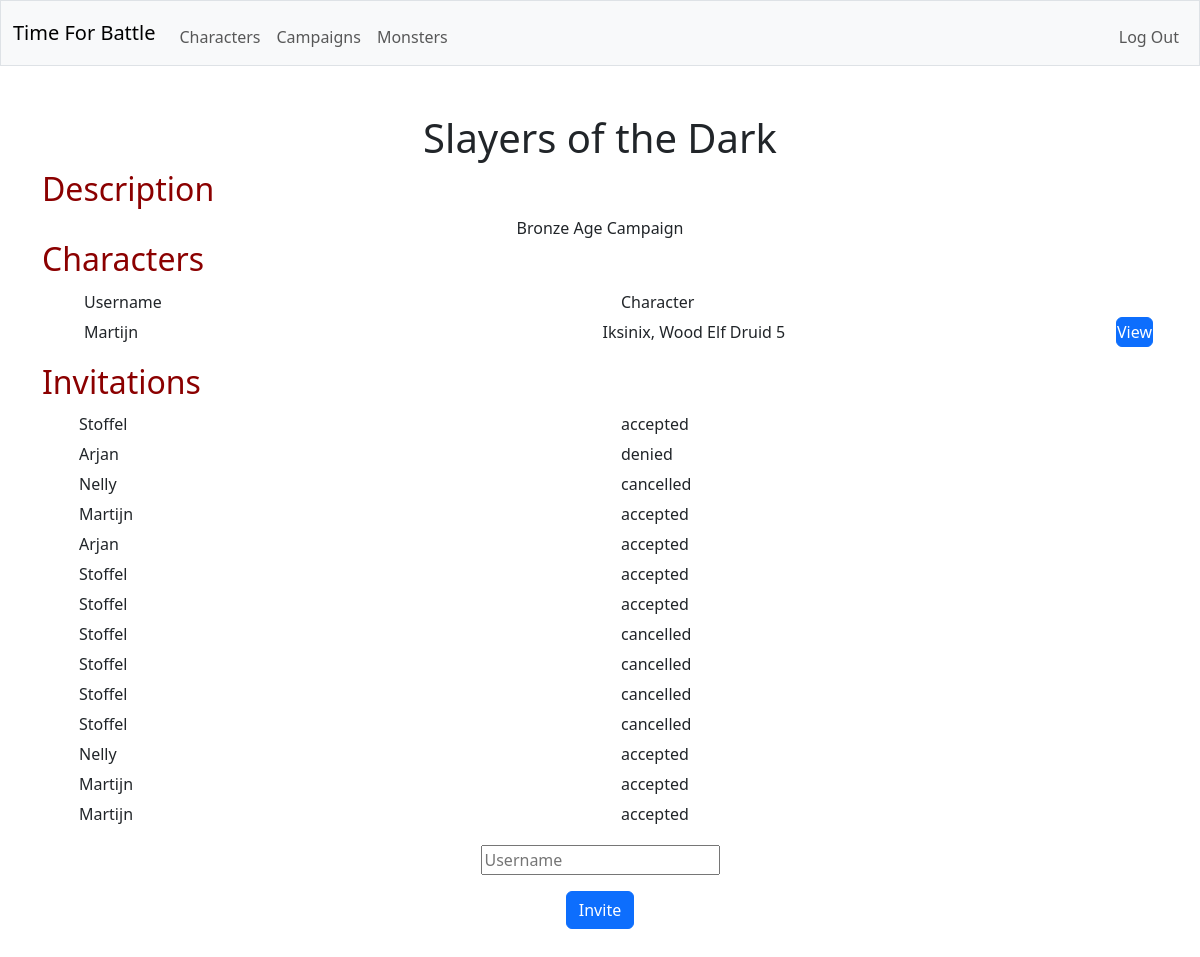
The app's page /campaign/1 (signed in) with its own data.
### tables this page shows
CREATE TABLE "campaigns" (id INTEGER PRIMARY KEY AUTOINCREMENT NOT NULL, dm_id INTEGER NOT NULL, name TEXT NOT NULL, description TEXT, FOREIGN KEY (dm_id) REFERENCES users(id));

CREATE TABLE characters (creature_id INTEGER NOT NULL, name TEXT NOT NULL, background TEXT NOT NULL, species TEXT NOT NULL, class TEXT NOT NULL, size TEXT NOT NULL, speed TEXT NOT NULL, max_hitpoints INTEGER NOT NULL, prof_bonus INT NOT NULL, initiative_bonus INTEGER NOT NULL, FOREIGN KEY (creature_id) REFERENCES creatures(id));

CREATE TABLE users (id INTEGER PRIMARY KEY AUTOINCREMENT NOT NULL, username TEXT NOT NULL, hash TEXT NOT NULL);

CREATE TABLE invitations (id INTEGER PRIMARY KEY AUTOINCREMENT NOT NULL, campaign_id INTEGER NOT NULL, user_id INTEGER NOT NULL, status TEXT NOT NULL, FOREIGN KEY (campaign_id) REFERENCES "campaigns"(id), FOREIGN KEY (user_id) REFERENCES users(id));

### app.py (the view)
@app.route("/campaign/<campaign_id>")
@login_required
def view_campaign(campaign_id):
    with sqlite3.connect(database) as conn:
        conn.row_factory = sqlite3.Row
        cur = conn.cursor()
        cur.execute(
            "SELECT * FROM campaigns WHERE id = ?",
            (campaign_id,)
        )
        rows = [dict(row) for row in cur.fetchall()]
    if len(rows) != 1:
        return error("not found", 404)
    campaign = rows[0]
    with sqlite3.connect(database) as conn:
        conn.row_factory = sqlite3.Row
        cur = conn.cursor()
        cur.execute(
            "SELECT * FROM players JOIN characters ON players.creature_id = characters.creature_id JOIN creatures ON players.creature_id = creatures.id JOIN users ON creatures.user_id = users.id WHERE campaign_id = ?",
            (campaign_id,)
        )
        characters = [dict(row) for row in cur.fetchall()]
    with sqlite3.connect(database) as conn:
        conn.row_factory = sqlite3.Row
        cur = conn.cursor()
        cur.execute(
            "SELECT * FROM invitations JOIN users ON user_id = users.id WHERE campaign_id = ?",
            (campaign_id,)
        )
        invitations = [dict(row) for row in cur.fetchall()]
    return render_template("campaign.html", user=session["user_id"], campaign=campaign, characters=characters, invitations=invitations)

### helpers.py (called while the page is built)
def login_required(f):
    @wraps(f)
    def decorated_function(*args, **kwargs):
        if session.get("user_id") is None:
            return redirect("/login")
        return f(*args, **kwargs)
    return decorated_function

### templates/campaign.html (shortened to what this page needs)
{% extends "layout.html" %}
{% block main %}
    <h1>{{ campaign.name }}</h1>
    <h2>Description</h2>
    <label>{{ campaign.description }}</label>
    <h2>Characters</h2>
    <ul class="formtable">
        <li>
            <span>
                <label>Username</label>
                <label>Character</label>
            </span>
        </li>
        {% for character in characters %}
            <li>
                <span>
                    <label>{{ character.username }}</label>
                    <label>{{ character.name }}, {{ character.species }} {{ character.class }}</label>
                    {% if character.user_id == user or campaign.dm_id == user %}
                        <form action="/character/{{ character.creature_id }}" method="get">
                            <button class="btn btn-primary" type="submit">View</button>
                        </form>
                    {% endif %}
                </span>
            </li>
        {% endfor %}
    </ul>
    <h2>Invitations</h2>
    <ul class="formtable">
        {% for invitation in invitations %}
            <li>
                <label>{{ invitation.username }}</label>
                <label>{{ invitation.status }}</label>
            </li>
        {% endfor %}
    </ul>
    {% if campaign.dm_id == user %}
        <form action="/campaign/{{ campaign.id }}/invitation" method="post">
            <div class="mb-3">
                <input autocomplete="off" autofocus name="invitation_name" placeholder="Username" type="text">
            </div>
            <button class="btn btn-primary" type="submit">Invite</button>
        </form>
    {% endif %}
{% endblock %}

### static/styles.css (style rules this page uses)
.formtable li { display: flex; padding: 0px; width: 100%; min-height: 30px; }
.formtable label { text-align: left; display: flex; align-items: center; width: 100%; height: 100%; padding: 0px 5px 0px 5px; min-height: 30px; }
.formtable span { display: flex; align-items: center; width: 100%; height: 100%; padding: 0px 5px 0px 5px; min-height: 30px; }
.formtable button { width: 100%; height: 100%; padding: 0px; min-height: 30px; }
.statblock label, h2, h3, p { color: darkred; text-align: left; display: block; }

### records on screen
campaigns: name "Slayers of the Dark", description "Bronze Age Campaign"
characters: username "Martijn", name "Iksinix", species "Wood Elf", class "Druid 5"
invitations: username "Stoffel", status "accepted"
invitations: username "Arjan", status "denied"
invitations: username "Nelly", status "cancelled"
invitations: username "Martijn", status "accepted"
invitations: username "Arjan", status "accepted"
invitations: username "Stoffel", status "accepted"
invitations: username "Stoffel", status "accepted"
invitations: username "Stoffel", status "cancelled"
invitations: username "Stoffel", status "cancelled"
invitations: username "Stoffel", status "cancelled"
invitations: username "Stoffel", status "cancelled"
invitations: username "Nelly", status "accepted"
invitations: username "Martijn", status "accepted"
invitations: username "Martijn", status "accepted"
